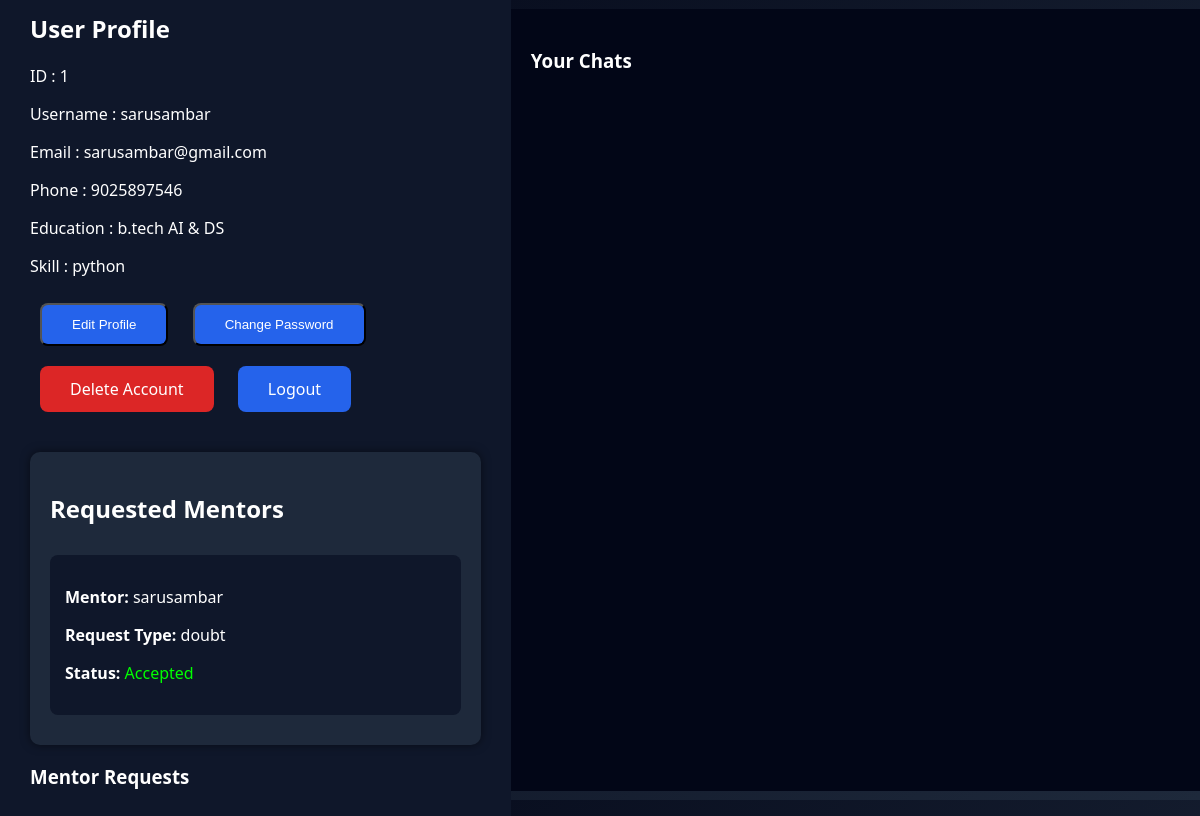
Screenshot of /profile (signed in) with the database file from the repository.
### tables this page shows
CREATE TABLE users(
id INTEGER PRIMARY KEY AUTOINCREMENT,
username TEXT,
email TEXT,
phone TEXT,
education TEXT,
skill TEXT,
password TEXT
);

CREATE TABLE connections(
id INTEGER PRIMARY KEY AUTOINCREMENT,
user1 TEXT,
user2 TEXT,
status TEXT,
request_type TEXT         
);

### backend/routes/user_routes.py (the view)
@user_bp.route('/profile')
def profile():
    username = session['user']
    user = get_user_by_username(username)
    requests = get_received_requests(username)
    chats = get_chat_users(username)
    mentors = get_requested_mentors(username)
    return render_template(
        "profile.html",
        user=user,
        requests=requests,
        chats=chats,
        mentors=mentors
    )

### backend/models/chat_model.py (called while the page is built)
def get_chat_users(username):
    conn = get_db()
    users = conn.execute("""

    SELECT DISTINCT
    CASE
        WHEN sender=? THEN receiver
        ELSE sender
    END as chat_user

    FROM chats

    WHERE sender=? OR receiver=?

    """,(username,username,username)).fetchall()
    conn.close()
    return users

### backend/models/connection_model.py (called while the page is built)
def get_received_requests(username):
    conn=get_db()
    requests=conn.execute("""
    SELECT * FROM connections
    WHERE user2=? AND status='pending'
    """,(username,)).fetchall()
    conn.close()
    return requests

def get_requested_mentors(username):
    conn = get_db()
    mentors = conn.execute("""
    SELECT * FROM connections
    WHERE user1=?
    """,(username,)).fetchall()
    conn.close()
    return mentors

### backend/models/user_model.py (called while the page is built)
def get_user_by_username(username):
    conn = get_db()
    user = conn.execute(
        "SELECT * FROM users WHERE username=?",
        (username,)
    ).fetchone()
    conn.close()
    return user

### backend/utils/db.py (called while the page is built)
def get_db():
    conn = sqlite3.connect(DB_PATH)
    conn.row_factory = sqlite3.Row
    return conn

### frontend/templates/profile.html (shortened to what this page needs)
<!DOCTYPE html>
<html>
<head>
<link rel="stylesheet" href="/static/css/style.css">
</head>
<body class="profile-body">
<div class="profile-container">
<div class="profile-card">
<h2>User Profile</h2>
<p>ID : {{user.id}}</p>
<p>Username : {{user.username}}</p>
<p>Email : {{user.email}}</p>
<p>Phone : {{user.phone}}</p>
<p>Education : {{user.education}}</p>
<p>Skill : {{user.skill}}</p>
</div>
<div class="profile-menu">
<button onclick="showEdit()" class="btn">Edit Profile</button>
<button onclick="showPassword()" class="btn">Change Password</button>
<a href="/delete_account" class="btn danger">Delete Account</a>
<a href="/logout" class="btn">Logout</a>
</div>
<div class="mentor-request-card">
<h2>Requested Mentors</h2>
<div class="mentor-list">
{% if mentors %}
{% for m in mentors %}
<a href="/mentor/{{m.user2}}" class="mentor-link">
<div class="mentor-item">
<p><b>Mentor:</b> {{m.user2}}</p>
<p><b>Request Type:</b> {{m.request_type}}</p>
<p>
<b>Status:</b>
{% if m.status == "pending" %}
<span class="pending">Pending</span>
{% elif m.status == "accepted" %}
<span class="accepted">Accepted</span>
{% elif m.status == "rejected" %}
<span class="rejected">Rejected</span>
{% endif %}
</p>
</div>
</a>
{% endfor %}
{% else %}
<p>No mentor requests yet</p>
{% endif %}
</div>
</div>
<h3>Mentor Requests</h3>
</div>
<div class="chat-list">
<h3>Your Chats</h3>
<div class="chat-scroll">
</div>
</div>
</body>
</html>

### frontend/static/css/style.css (style rules this page uses)
body { margin:0; font-family: 'Segoe UI',sans-serif; background:#0f172a; color:white; }
.btn { display:inline-block; padding:12px 30px; margin:10px; border-radius:8px; background:#2563eb; color:white; text-decoration:none; transition:0.3s; }
.login-body, .signup-body, .dashboard-body, .profile-body { background:linear-gradient(135deg,#020617,#1e293b); height:100vh; display:flex; justify-content:center; align-items:center; }
.profile-container { width:500px; background:#0f172a; padding:30px; border-radius:12px; }
.danger { background:#dc2626; }
.chat-list { width:60%; background:#020617; padding:20px; }
.chat-scroll { height:85vh; overflow-y:scroll; }
.mentor-request-card { margin-top:30px; background:#1e293b; padding:20px; border-radius:10px; box-shadow:0 0 10px rgba(0,0,0,0.5); }
.mentor-list { max-height:250px; overflow-y:auto; }
.mentor-item { background:#0f172a; padding:10px; margin:10px 0; border-radius:6px; }
.accepted { color:lime; }
.mentor-link { text-decoration:none; color:inherit; }
.mentor-item { background:#0f172a; padding:15px; margin:10px 0; border-radius:8px; cursor:pointer; transition:0.3s; }

### rows the page displays
users: id "1", username "sarusambar", email "sarusambar@gmail.com", phone "9025897546", education "b.tech AI & DS", skill "python"
connections: user2 "sarusambar", request_type "doubt", status "Accepted"
